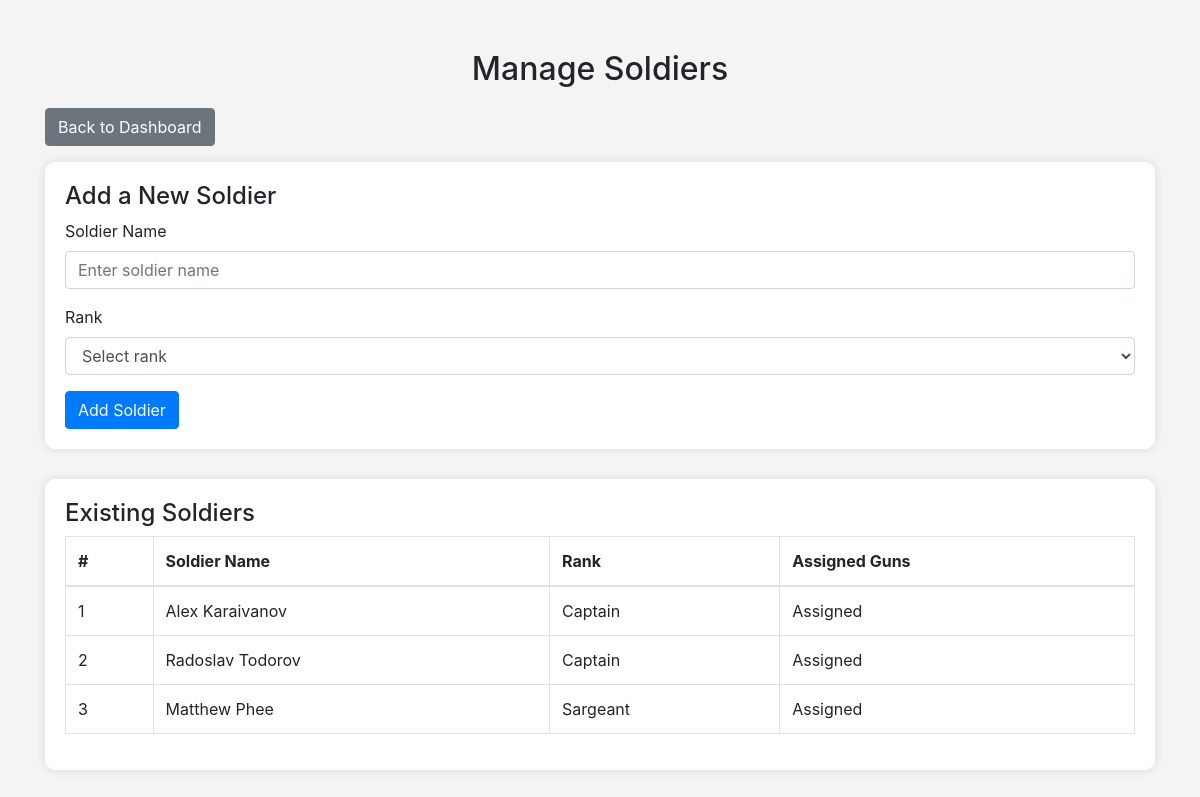
Page /people/add/ (signed in) on the committed database.
### inventory_app/models.py (models this page shows, shortened)
class Person(models.Model):
    user = models.OneToOneField(User, on_delete=models.CASCADE, null=True, blank=True)  # Allow nulls temporarily
    name = models.CharField(max_length=100)
    rank = models.ForeignKey('Rank', on_delete=models.CASCADE)

class Rank(models.Model):
    name = models.CharField(max_length=50)

### inventory_app/views.py (the view)
# urls.py: path('people/add/', views.person_add, name='person_add'),
@login_required
def person_add(request):
    if request.method == 'POST':
        name = request.POST.get('name')
        rank_id = request.POST.get('rank')  # this will be the selected rank’s ID from the form
        if name and rank_id:
            rank = Rank.objects.get(id=rank_id)
            Person.objects.create(name=name, rank=rank)
        return redirect('person_add')
    else:
        ranks = Rank.objects.all()
        soldiers = Person.objects.select_related('rank').all()
        return render(request, 'person_add.html', {'ranks': ranks, 'soldiers': soldiers})

### inventory_app/templates/person_add.html (shortened to what this page needs)
<!DOCTYPE html>
<html lang="en">
<head>
    <link rel="stylesheet" href="https://stackpath.bootstrapcdn.com/bootstrap/4.5.2/css/bootstrap.min.css">
</head>
<body>
<div class="container">
    <h2 class="text-center">Manage Soldiers</h2>
    <a href="{% url 'admin_dashboard' %}" class="btn btn-secondary mb-3">Back to Dashboard</a>
    <div class="form-section">
        <h4>Add a New Soldier</h4>
        <form method="post">
            <div class="form-group">
                <label for="name">Soldier Name</label>
                <input type="text" class="form-control" id="name" name="name" placeholder="Enter soldier name" required>
            </div>
            <div class="form-group">
                <label for="rank">Rank</label>
                <select class="form-control" id="rank" name="rank" required>
                    <option value="" disabled selected>Select rank</option>
                </select>
            </div>
            <button type="submit" class="btn btn-primary">Add Soldier</button>
        </form>
    </div>
    <div class="list-section">
        <h4>Existing Soldiers</h4>
        <table class="table table-bordered">
            <thead>
                <tr>
                    <th>#</th>
                    <th>Soldier Name</th>
                    <th>Rank</th>
                    <th>Assigned Guns</th>
                </tr>
            </thead>
            <tbody>
                {% if soldiers %}
                    {% for soldier in soldiers %}
                        <tr>
                            <td>{{ forloop.counter }}</td>
                            <td>{{ soldier.name }}</td>
                            <td>{{ soldier.rank.name }}</td>
                            <td>
                                {% if soldier.assignment_set.exists %}
                                    Assigned
                                {% else %}
                                    None
                                {% endif %}
                            </td>
                        </tr>
                    {% endfor %}
                {% else %}
                    <tr>
                        <td colspan="4" class="text-center">No soldiers available</td>
                    </tr>
                {% endif %}
            </tbody>
        </table>
    </div>
</div>
</body>
</html>

### inventory_app/templates/person_add.html (style rules this page uses)
body { background-color: #f4f4f4; }
.container { margin-top: 50px; }
.form-section, .list-section { background-color: #fff; padding: 20px; border-radius: 10px; box-shadow: 0 0 10px rgba(0, 0, 0, 0.1); margin-bottom: 30px; }
h2 { margin-bottom: 20px; }

### rows in the picture
Person: name "Alex Karaivanov", rank.name "Captain", shows "Assigned"
Person: name "Radoslav Todorov", rank.name "Captain", shows "Assigned"
Person: name "Matthew Phee", rank.name "Sargeant", shows "Assigned"
